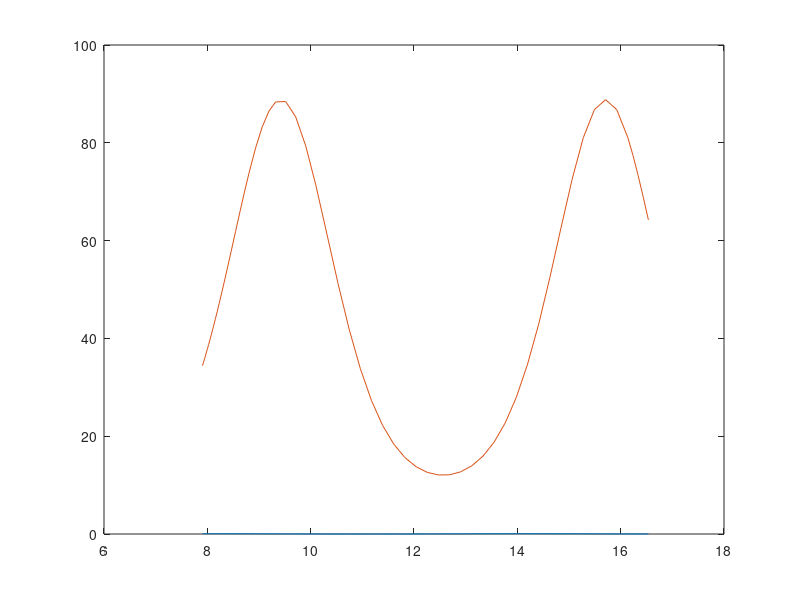

MATLAB code for this plot: (Note: this script raises an error after producing the figure.)

function main()
    fun = @trigbasic;
    size = 2;
    tstart=-100;
    tend=100;
    y0start=1;
    y0end=100;
    events=@eventsbasic;
    mass=[];

%     fun = @polybasic;
%     size = 2;
%     tstart=-10;
%     tend=10;
%     y0start=1;
%     y0end=1;
%     events=@eventsbasic;
%     mass=[];
    
    choices={'nonnegative'}%'tol','refine','nonnegative','step'};
    fileID = fopen('test.txt','w');
    for i=1:1
        execute_test(fun,size,tstart,tend,y0start,y0end,events,mass,choices,fileID)
    end
    
    
%     choices={};
%     fileID = fopen('basictest.txt','w');
%     execute_test(fun,size,tstart,tend,y0start,y0end,events,mass,choices,fileID)
%     
%     choices={'tol'};
%     fileID = fopen('toltest.txt','w');
%     execute_test(fun,size,tstart,tend,y0start,y0end,events,mass,choices,fileID)
%     
%     choices={'refine'};
%     fileID = fopen('refinetest.txt','w');
%     execute_test(fun,size,tstart,tend,y0start,y0end,events,mass,choices,fileID)
%     
%     choices={'nonnegative'};
%     fileID = fopen('nntest.txt','w');
%     execute_test(fun,size,tstart,tend,y0start,y0end,events,mass,choices,fileID)
%     
%     choices={'step'};
%     fileID = fopen('basic.txt','w');
%     execute_test(fun,size,tstart,tend,y0start,y0end,events,mass,choices,fileID)
%     
%     choices={'events'};
%     fileID = fopen('eventstest.txt','w');
%     execute_test(fun,size,tstart,tend,y0start,y0end,events,mass,choices,fileID)
%     
%     choices={'massmatrix'};
%     fileID = fopen('massmatrixtest.txt','w');
%     execute_test(fun,size,tstart,tend,y0start,y0end,events,mass,choices,fileID)
%     
%     choices={};
%     fileID = fopen('alltest.txt','w');
%     execute_test(fun,size,tstart,tend,y0start,y0end,events,mass,choices,fileID)
    
end

function execute_test(fun,size,tstart,tend,y0start,y0end,events,mass,choices,textfile)
    succ = false;
    while ~succ
        [y0,tspan]=randInput(size,tstart,tend,y0start,y0end);
        options = odeset();
        te=[];
        ye=[];
        ie=[];
        if any(strcmp(choices,'tol'))
            options = randTol(options,y0);
        end
        if any(strcmp(choices,'refine'))
            options = randRefine(options);
        end
        if any(strcmp(choices,'nonnegative'))
            options = randNN(options,y0);
        end
        if any(strcmp(choices,'step'))
            options = randStep(options);
        end
        if any(strcmp(choices,'events'))
            options = odeset(options,'Events',events);
        end
        if any(strcmp(choices,'massmatrix'))
            options = randMatrix(options,y0);
        end
        if any(strcmp(choices,'massfunctime'))
            options = odeset(options,'Events',mass,'MStateDependence','none');
        end
        if any(strcmp(choices,'massfuncstate'))
            options = odeset(options,'Mass',mass,'MStateDependence','weak');
        end
        try
            if any(strcmp(choices,'events'))
                [t,y,te,ye,ie]=ode45(fun,tspan,y0,options);
            else
                [t,y]=ode45(fun,tspan,y0,options);
            end
            sol=ode45(fun,tspan,y0,options);
            succ = true;
        catch
            warning('Test failed');
        end
    end
    plot(t,y)
    writetext(textfile,sol,tspan,y0,t,y,te,ye,ie);
end



%%
%
%   Write your functions/mass functions here
%
%

function dydt = cosbasic(t,y)
    dydt=[cos(t);2*cos(t)];
end

function dydt = trigbasic(t,y)
    dydt = [y(1)*cos(t);y(2)*sin(t)];
end

function dydt = polybasic(t,y)
    dydt = [0.02*(3*t^5-52*t^3+42*t^2+145*t+18);0.02*(3*t^5-52*t^3+42*t^2+145*t+18);]
end

function [value,isterminal,direction] = eventsbasic(t,y)
    value = [y(1),y(2)];
    isterminal = [1,0];
    direction = [1,-1];
end

%%



%%
function [y0,tspan] = randInput(size,start,en,y0start,y0end)
    bool = [0,1];
    y0exponent = zeros(1,floor(log10(y0end/y0start))+1);
    y0exponent(1) = y0start;
    for i = 2:length(y0exponent)
        y0exponent(i) = y0exponent(i-1)*10;
    end
    y0=zeros(size,1);
    for i=1:size
        y0(i) = rand * randsample(y0exponent,1);
    end
    if randsample(bool,1)
        t0= start + (en-start) .* rand;
        tend = t0 +(en-t0) .* rand;
        tspan = [t0,tend];
    elseif randsample(bool,1)
        t0= start + (en-start) .* rand;
        tend = t0 +(en-t0) .* rand;
        space = 1/ (50 + (1000-50) *rand);
        tspan = [t0:space:tend];
    else
        t0= start + (en-start) .* rand;
        tend = t0 +(en-t0) .* rand;
        space = 1 / (50 + (1000-50) *rand);
        num = round((tend-t0)/space);
        tspan=sort(rand(1,num)*(tend-t0) + t0);
        
    end
end

function option = randTol(opt,y0)
    bool = [0,1];
    absexponent = [1e-10,1e-9,1e-8,1e-7,1e-6,1e-5,1e-4,1e-3];
    relexponent = [1e-8,1e-7,1e-6,1e-5,1e-4,1e-3,1e-2,1e-1,1];
    randNorm=randsample(bool,1);
    if randNorm
        option=odeset(opt,'NormControl','on');
    else
        option=odeset(opt,'NormControl','off');
    end
    absArray=randsample(bool,1);
    if absArray && ~randNorm
        %randAbs=rand*randsample(absexponent,1);
        randAbs=rand(1,length(y0)).*randsample(absexponent,1)
    else
        randAbs=rand*randsample(absexponent,1);
    end
    option=odeset(option,'AbsTol',randAbs);
    option=odeset(option,'RelTol',rand*randsample(relexponent,1));
end

function option = randRefine(opt)
    option = odeset(opt,'Refine',floor(1 + 20 * rand));
end

function option = randNN(opt,y0)
    bool = [0,1];
    size = length(y0);
    index = [];
    for i = 1:size
        if randsample(bool,1)
            index = [index, i];
        end
    end
    option = odeset(opt,'NonNegative',index);
end

function option = randStep(opt)
    maxexponent = [1e-3,1e-2,1e-1,1,10];
    initexponent = [1e-5,1e-4,1e-3,1e-2,1e-1,1];
    option=odeset(opt,'MaxStep',rand*randsample(maxexponent,1));
    option=odeset(option,'InitialStep',rand*randsample(initexponent,1));
end


function option = randMatrix(opt,y0)
    massexponent = [1e-1,1,1e1];
    size = length(y0);
    mat = zeros(size,size);
    for i = 1:size
        for j = 1:size
            mat(i,j)=rand*randsample(massexponent,1);
        end
    end
    option = odeset(opt,'Mass',mat);
end


%%

%%

function writetext(fileID,sol,tspan,y0,t,y,te,ye,ie)
    
    %Inputs
    fprintf(fileID,'Function:');
    fprintf(fileID,'%s',func2str(sol.extdata.odefun));
    fprintf(fileID,' ');
    fprintf(fileID,'Tspan:');
    fprintf(fileID,'%.15f#',tspan);
    fprintf(fileID,' ');
    fprintf(fileID,'Y0:');
    fprintf(fileID,'%.15f#',y0);
    fprintf(fileID,' ');
    fprintf(fileID,'Varargin:');
    fprintf(fileID,'%.15f#',string(sol.extdata.varargin));
    fprintf(fileID,' ');
    
    %Options
    fprintf(fileID,'RelTol:');
    fprintf(fileID,'%.15f',sol.extdata.options.RelTol);
    fprintf(fileID,' ');
    fprintf(fileID,'AbsTol:');
    fprintf(fileID,'%.15f#',sol.extdata.options.AbsTol);
    fprintf(fileID,' ');
    fprintf(fileID,'NormControl:');
    fprintf(fileID,'%s',sol.extdata.options.NormControl);
    fprintf(fileID,' ');
    fprintf(fileID,'Refine:');
    fprintf(fileID,'%d',sol.extdata.options.Refine);
    fprintf(fileID,' ');
    fprintf(fileID,'Stats:');
    fprintf(fileID,'%s',sol.extdata.options.Stats);
    fprintf(fileID,' ');
    fprintf(fileID,'NonNegative:');
    fprintf(fileID,'%d#',sol.extdata.options.NonNegative);
    fprintf(fileID,' ');
    fprintf(fileID,'Events:');
    if isa(sol.extdata.options.Events,'function_handle')
        fprintf(fileID,'%s',func2str(sol.extdata.options.Events));
    end
    fprintf(fileID,' ');
    fprintf(fileID,'MaxStep:');
    fprintf(fileID,'%.15f',sol.extdata.options.MaxStep);
    fprintf(fileID,' ');
    fprintf(fileID,'InitialStep:');
    fprintf(fileID,'%.15f',sol.extdata.options.InitialStep);
    fprintf(fileID,' ');
    fprintf(fileID,'Mass:');
    if isa(sol.extdata.options.Mass,'function_handle')
        fprintf(fileID,'%s',func2str(sol.extdata.options.Mass));
    else
        fprintf(fileID,'%.15f#',sol.extdata.options.Mass);
    end
    fprintf(fileID,' ');
    fprintf(fileID,'MStateDependence:');
    fprintf(fileID,'%s',sol.extdata.options.MStateDependence);
    fprintf(fileID,' ');

    %Output
    fprintf(fileID,'Tout:');
    fprintf(fileID,'%.15f#',t);
    fprintf(fileID,' ');
    fprintf(fileID,'Yout:');
    fprintf(fileID,'%.15f#',y);
    fprintf(fileID,' ');
    fprintf(fileID,'Nsteps:');
    fprintf(fileID,'%d',sol.stats.nsteps);
    fprintf(fileID,' ');
    fprintf(fileID,'Nfailed:');
    fprintf(fileID,'%d',sol.stats.nfailed);
    fprintf(fileID,' ');
    fprintf(fileID,'Nfevals:');
    fprintf(fileID,'%d',sol.stats.nfevals);
    fprintf(fileID,' ');
    fprintf(fileID,'Teout:');
    if isa(sol.extdata.options.Events,'function_handle')
        fprintf(fileID,'%.15f#',te);
    end
    fprintf(fileID,' ');
    fprintf(fileID,'Yeout:');
    if isa(sol.extdata.options.Events,'function_handle')
        fprintf(fileID,'%.15f#',ye);
    end
    fprintf(fileID,' ');
    fprintf(fileID,'Ieout:');
    if isa(sol.extdata.options.Events,'function_handle')
        fprintf(fileID,'%d#',ie);
    end
    fprintf(fileID,'\n');
    
end